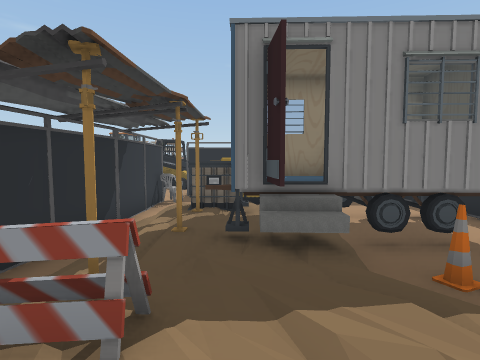
[1] (above)

22 first-person views from a walk through a scene from a Unity 3-D project. The camera is 1.3 m above the floor, tilts 4° down and sees 80° across. The floor is counted in squares, 1 m on a side. Each view is taken from the middle of a square. On the plan, view 1 faces up. The plan holds only what a view shows up to about 13 squares ahead; the rest is blank. The place goes on beyond the plan. The player character is not drawn.

[2]
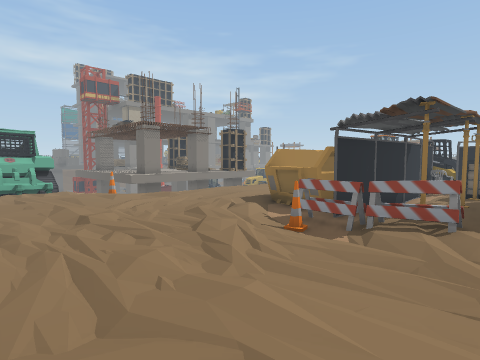

[3]
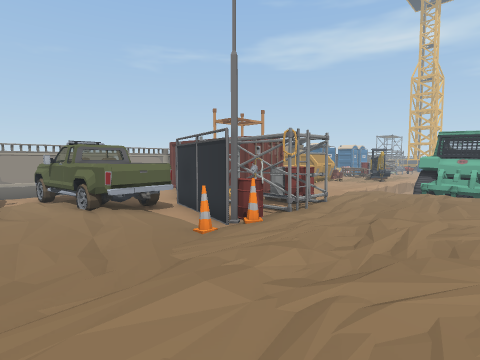

[4]
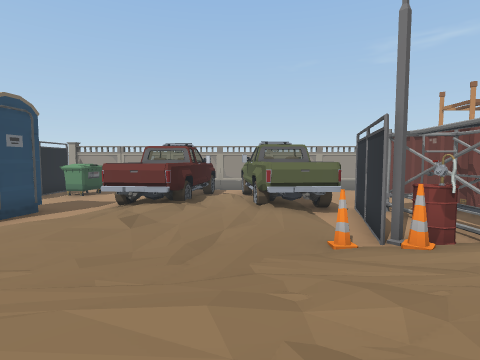

[5]
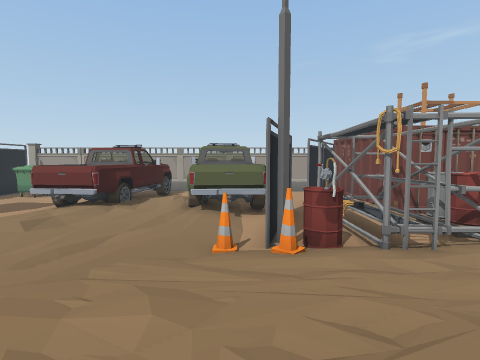

[6]
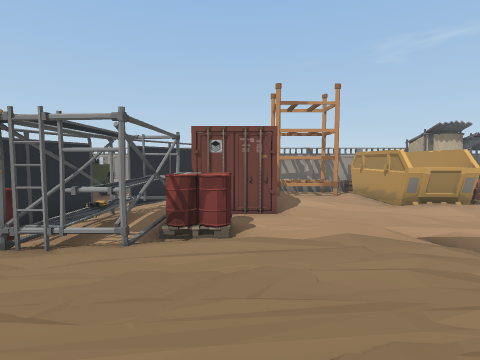

[7]
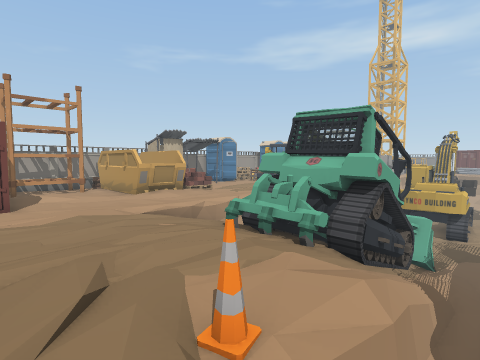

[8]
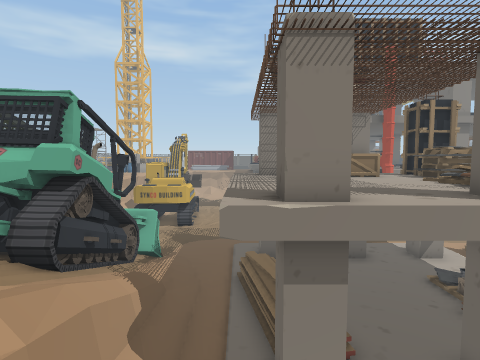

[9]
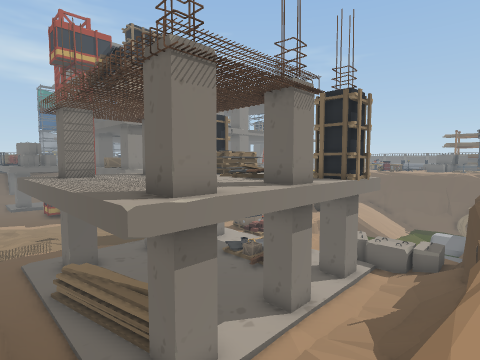

[10]
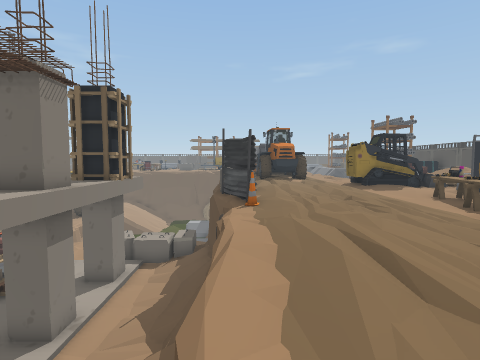

[11]
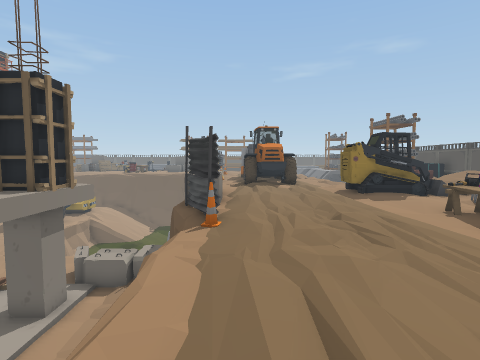

[12]
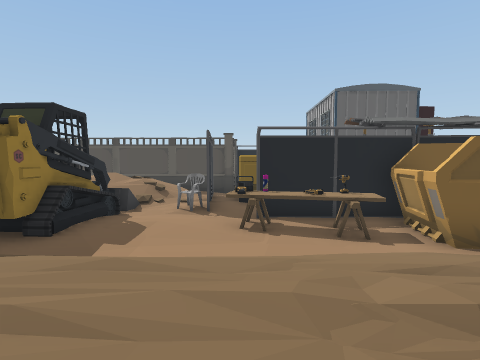

[13]
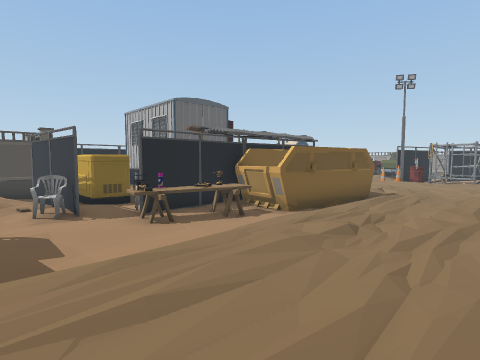

[14]
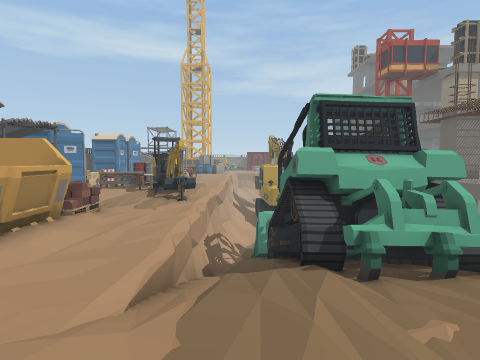

[15]
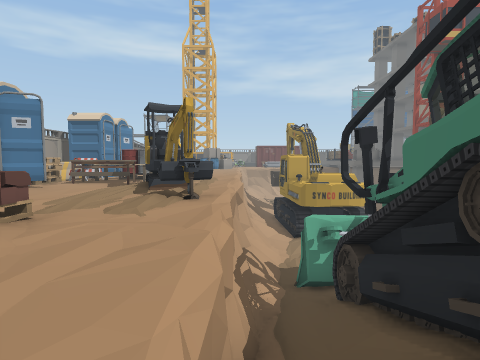

[16]
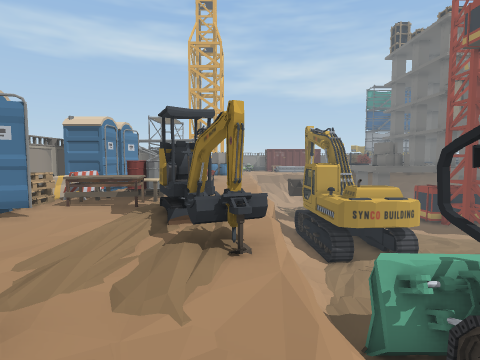

[17]
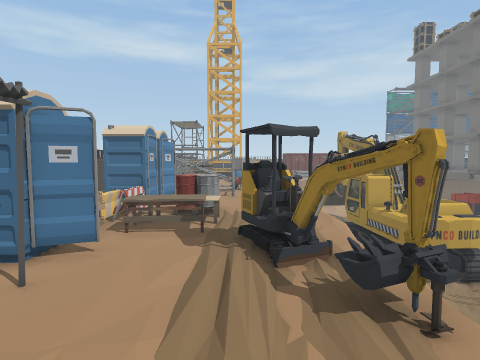

[18]
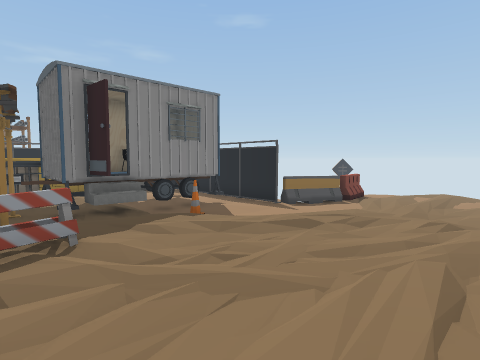

[19]
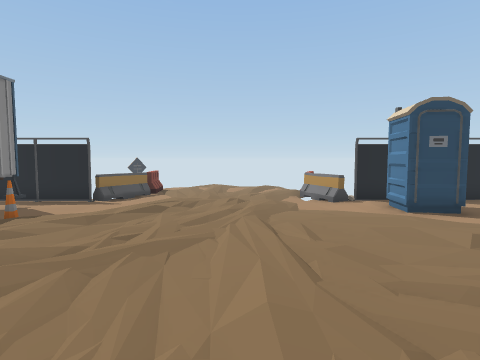

[20]
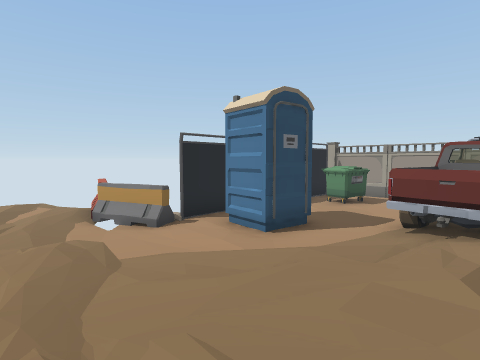

[21]
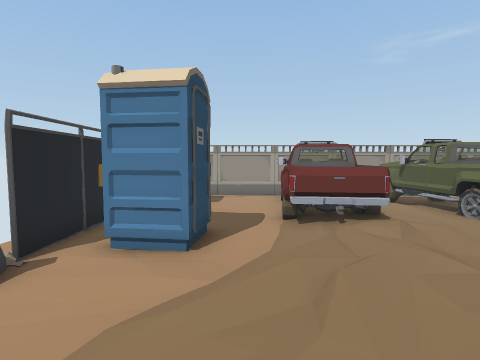

[22]
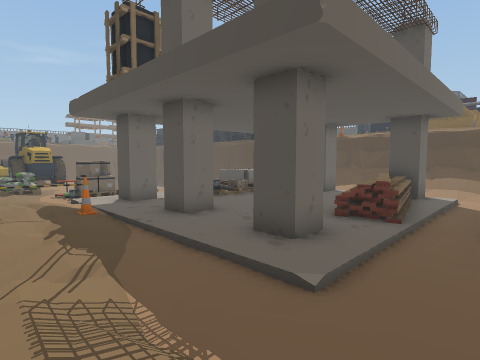

### Floor plan
Key: @ floor where view 1 was taken; # wall or solid block; . main floor; - floor 0.25 m lower than the main floor; _ floor 2.25 m lower than the main floor; < floor 3 m lower than the main floor; ( floor 3.25 m lower than the main floor; / step, stairs or slope; = window, fence, low wall or low ledge; v drop or lower ground; C chair; G generator; N cone; B barrel; A barrelstack; T container; S shelf; P pillar; F fence; R barricade; O other object.
Columns run from 30 left of view 1 to 8 right of it. Each row starts with its distance up from view 1.
 17     O                            F
 16     OO      v    v  /...-OOOO    F
 15    <((O     ((   (  ....-OOOO    F
 14    (((OO    ((OOOO  ....-.OOO    F
 13    </(((    ((OOOO#O/..//-.--.   F
 12    <</<<<   /<<///#F/...----C#O##F
 11    <<<<P<<   <P///#F....-OO---GG O
 10    <<<<<<//O  </(/#F..../-O#C-GGG--
  9    ON/<<<<<<<<</(/vN.././OO#-OO  ----
  8    <</PP<<<<<<P///v-....-OO#/OOOOOO--#
  7   <<//<<<<<<<<<///=-....-OO#.#O    O-#
  6   <<//<<<<<<<<<////-....- OO..O  OOO-#
  5   </(/<P<<</ ///  =-/...O OO//OOOOOO-#
  4   </(/PP<//_//P (////...O OO...O-----#
  3 <<</(/<<</=<<<</(/=-.....OOO#..//N---OO
  2 << /(((((((((((( #= ....//=#==..//----O
  1 <<< ((((////vv#===v-....../N/....///---
  0  =# /((///O//////-N......./...@../../--
 -1 ###<<< #####OO=#/........./...........-
 -2 ###<<  ## #####=/..........//....../---
 -3 #==<<< ########=/...................---
 -4 ///<<<<###O###=//......O.N........-----
 -5 /////////////////-.../OOBBN...../.---OO
 -6 ====v=====vv/==//---AAAOOO-.../../--OO
 -7  -------OO----------/AOOOO-.../..-OO-#
 -8  -----OO-/---------TTTOOOOOO..OOO-OO-#
 -9  ---.-O...-O/OOO.--  T---OOO..OOO---O
-10  -AOOO-----O O O-./  T-OO OO..OOO----#
-11   AOOO-----    O--.  T-O--OOO.OO-----#
-12 OOO##O-O--O    OSSS  TO-- OOOOOO---O-#
-13 OOORROOO-  OO  OSSS  TO   O OOOO--OO-#

Positions as (right, up) in squares from view 1, and headings:
1: (0, 0), facing up
2: (0, -4), facing up-left
3: (0, 0), facing down-left
4: (-2, 0), facing down
5: (-4, 0), facing down
6: (-10, 0), facing down
7: (-10, 2), facing down-left
8: (-11, 3), facing left
9: (-11, 1), facing up-left
10: (-11, 1), facing up
11: (-10, 3), facing up
12: (-10, 11), facing right
13: (-10, 14), facing down-right
14: (-11, -5), facing left
15: (-15, -6), facing left
16: (-17, -7), facing left
17: (-18, -9), facing left
18: (-2, -3), facing up-right
19: (-4, -2), facing right
20: (0, -2), facing down-right
21: (3, -2), facing down
22: (-28, 1), facing up-right
